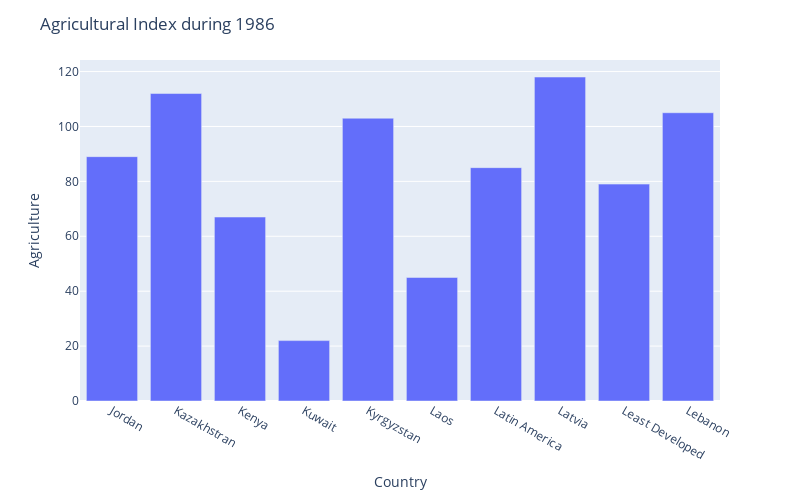

This figure's notebook cell:
### Code cell
bar_pred = get_bar_graph(bar_path, 0, 140, xlabels,
                          'Country','Agriculture','Agricultural Index during 1986')

### Figure 1 — Plotly figure (JSON) as saved in the notebook; plotly's stock layout.template omitted (floating-point values rounded to 4 significant figures)
{"data": [{"alignmentgroup": "True", "hovertemplate": "xlabel=%{x}<br>bar_height_pred=%{y}<extra></extra>", "legendgroup": "", "marker": {"color": "#636efa", "pattern": {"shape": ""}}, "name": "", "offsetgroup": "", "orientation": "v", "showlegend": false, "textposition": "auto", "type": "bar", "x": ["Jordan", "Kazakhstran", "Kenya", "Kuwait", "Kyrgyzstan", "Laos", "Latin America", "Latvia", "Least Developed", "Lebanon"], "xaxis": "x", "y": [89, 112, 67, 22, 103, 45, 85, 118, 79, 105], "yaxis": "y"}], "layout": {"barmode": "relative", "height": 500, "legend": {"tracegroupgap": 0}, "margin": {"t": 60}, "title": {"text": "Agricultural Index during 1986"}, "width": 800, "xaxis": {"anchor": "y", "domain": [0, 1], "title": {"text": "Country"}}, "yaxis": {"anchor": "x", "domain": [0, 1], "title": {"text": "Agriculture"}}}}
